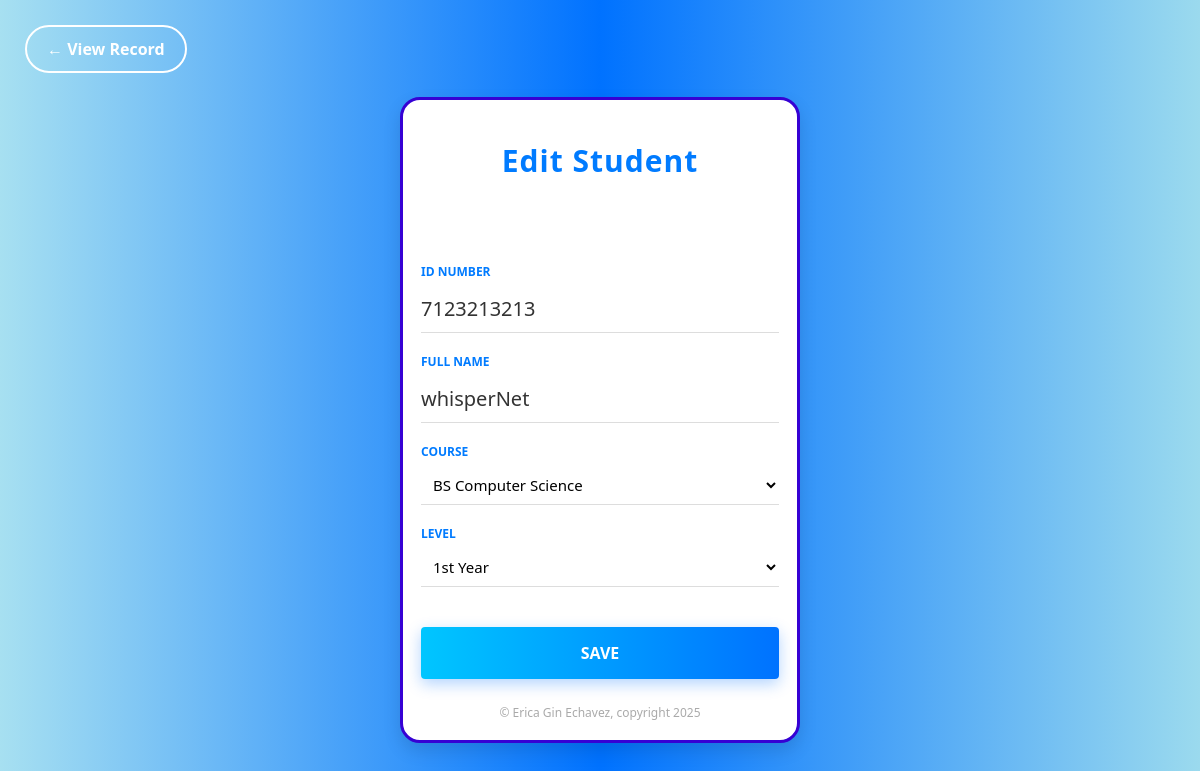
Before: /edit/2 with the older database file.
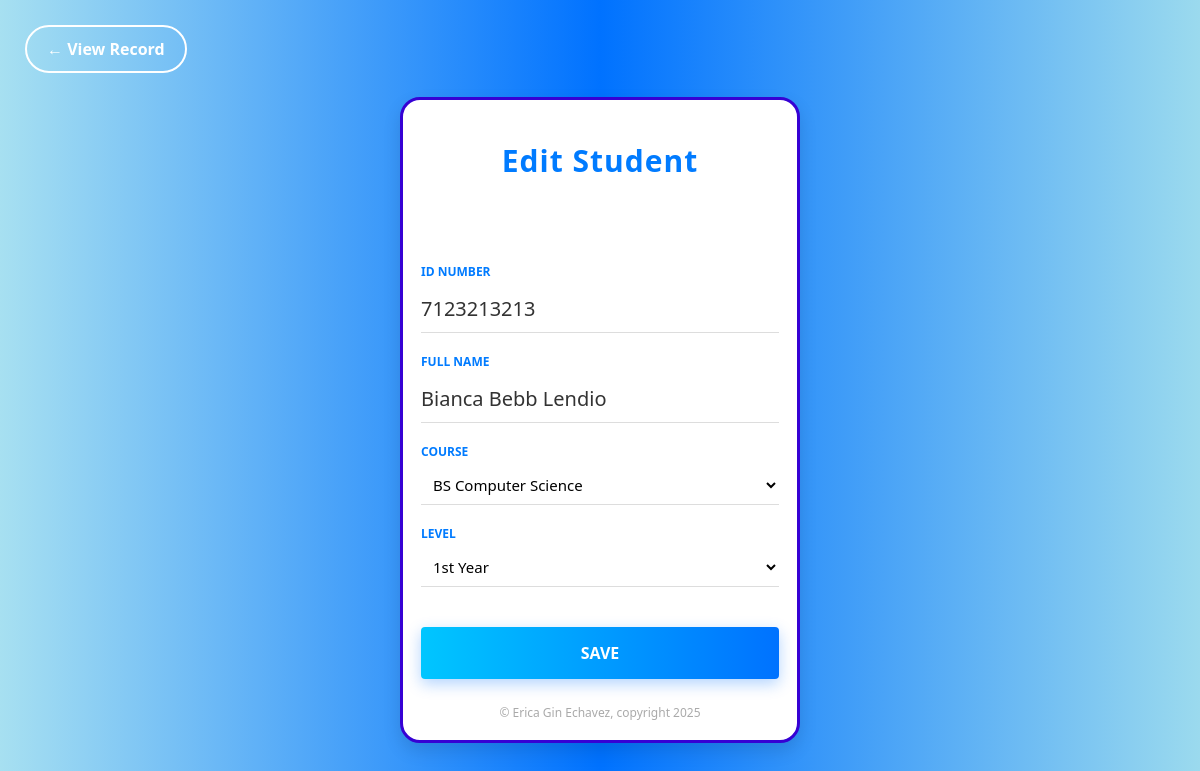
After: the same page with the newer database file.
### tables this page shows
CREATE TABLE student (
            id INTEGER PRIMARY KEY AUTOINCREMENT,
            idno INTEGER,
            name VARCHAR(100),
            course VARCHAR(50),
            level INTEGER
        );

### app.py (the view, shortened to what this page needs)
@app.route('/edit/<int:student_id>', methods=['GET', 'POST'])
def edit_student(student_id):
    conn = sqlite3.connect(DB_NAME)
    conn.row_factory = sqlite3.Row
    cursor = conn.cursor()
    student = cursor.execute("SELECT * FROM student WHERE id=?", (student_id,)).fetchone()
    conn.close()
    if not student:
        return redirect(url_for('view_list'))
    return render_template('add.html', student=student)

### templates/add.html (shortened to what this page needs)
{% extends 'base.html' %}
{% block content %}
<a href="{{ url_for('view_list') }}" class="btn-back">
    &#8592; View Record
</a>
<div class="form-card">
    <h2>{{ 'Edit Student' if student else 'Student Entry' }}</h2>
    <form method="POST" action="{{ url_for('edit_student', student_id=student['id']) if student else url_for('index') }}">
        <div class="input-group">
            <label>ID Number</label>
            <input id="idnoInput" type="text" name="idno" value="{{ student['idno'] if student else '' }}" required inputmode="numeric" pattern="\d+" min="0" step="1">
        </div>
        <div class="input-group">
            <label>Full Name</label>
            <input type="text" name="name" value="{{ student['name'] if student else '' }}" required>
        </div>
        <div class="input-group">
            <label>Course</label>
                <select name="course" id="courseSelect" required style="width:100%;padding:8px;border:none;border-bottom:1px solid #ddd;background:transparent;font-size:15px;">
                    <option value="BS Computer Science" >BS Computer Science</option>
                </select>
                 </div>
        <div class="input-group">
            <label>Level</label>
            <div style="display:flex;gap:10px;align-items:center;">
                <select name="level" id="levelSelect" required style="width:100%;padding:8px;border:none;border-bottom:1px solid #ddd;background:transparent;font-size:15px;">
                    <option value= 1>1st Year</option>
                </select>
            </div>
        </div>
        <button id="saveBtn" type="submit" class="btn-save">SAVE</button>
    </form>
    <div class="footer">
        &copy; Erica Gin Echavez, copyright 2025
    </div>
</div>
{% endblock %}

Changed rows visible on the page:
changed student: name "whisperNet" → "Bianca Bebb Lendio"
